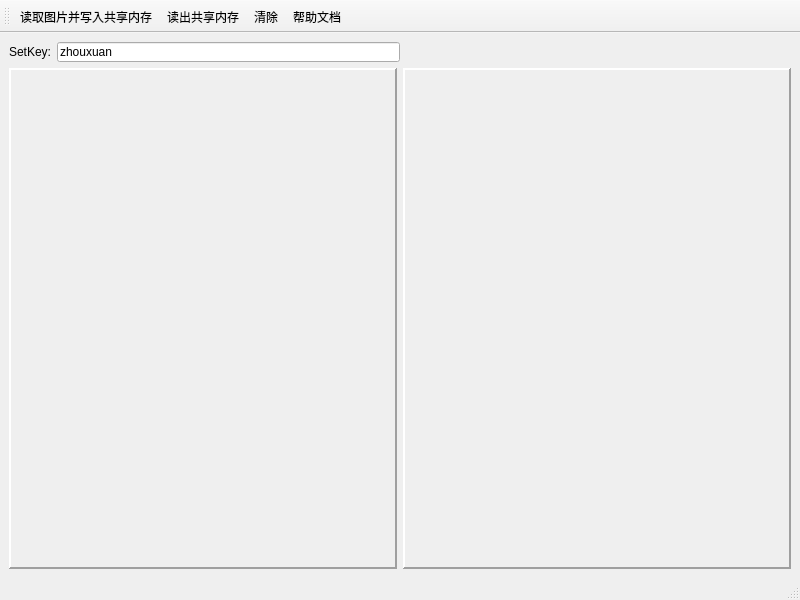
<?xml version="1.0" encoding="UTF-8"?>
<ui version="4.0">
 <class>MainWindow</class>
 <widget class="QMainWindow" name="MainWindow">
  <property name="geometry">
   <rect>
    <x>0</x>
    <y>0</y>
    <width>800</width>
    <height>600</height>
   </rect>
  </property>
  <property name="minimumSize">
   <size>
    <width>800</width>
    <height>600</height>
   </size>
  </property>
  <property name="windowTitle">
   <string>MainWindow</string>
  </property>
  <widget class="QWidget" name="centralwidget">
   <layout class="QVBoxLayout" name="verticalLayout">
    <item>
     <layout class="QHBoxLayout" name="horizontalLayout_2">
      <property name="sizeConstraint">
       <enum>QLayout::SetMinimumSize</enum>
      </property>
      <item>
       <layout class="QHBoxLayout" name="horizontalLayout">
        <property name="sizeConstraint">
         <enum>QLayout::SetMinimumSize</enum>
        </property>
        <item>
         <widget class="QLabel" name="label">
          <property name="maximumSize">
           <size>
            <width>16777215</width>
            <height>30</height>
           </size>
          </property>
          <property name="text">
           <string>SetKey:</string>
          </property>
         </widget>
        </item>
        <item>
         <widget class="QLineEdit" name="key_lineEdit">
          <property name="sizePolicy">
           <sizepolicy hsizetype="Expanding" vsizetype="Minimum">
            <horstretch>0</horstretch>
            <verstretch>0</verstretch>
           </sizepolicy>
          </property>
          <property name="maximumSize">
           <size>
            <width>16777215</width>
            <height>20</height>
           </size>
          </property>
          <property name="text">
           <string>zhouxuan</string>
          </property>
         </widget>
        </item>
       </layout>
      </item>
      <item>
       <spacer name="horizontalSpacer">
        <property name="orientation">
         <enum>Qt::Horizontal</enum>
        </property>
        <property name="sizeType">
         <enum>QSizePolicy::Expanding</enum>
        </property>
        <property name="sizeHint" stdset="0">
         <size>
          <width>40</width>
          <height>20</height>
         </size>
        </property>
       </spacer>
      </item>
     </layout>
    </item>
    <item>
     <layout class="QHBoxLayout" name="horizontalLayout_3">
      <property name="sizeConstraint">
       <enum>QLayout::SetMaximumSize</enum>
      </property>
      <item>
       <widget class="QFrame" name="src_frame">
        <property name="frameShape">
         <enum>QFrame::Panel</enum>
        </property>
        <property name="frameShadow">
         <enum>QFrame::Raised</enum>
        </property>
        <property name="lineWidth">
         <number>2</number>
        </property>
        <layout class="QGridLayout" name="gridLayout">
         <item row="0" column="0">
          <widget class="QLabel" name="src_label">
           <property name="text">
            <string/>
           </property>
          </widget>
         </item>
        </layout>
       </widget>
      </item>
      <item>
       <widget class="QFrame" name="dst_frame">
        <property name="frameShape">
         <enum>QFrame::Panel</enum>
        </property>
        <property name="frameShadow">
         <enum>QFrame::Raised</enum>
        </property>
        <property name="lineWidth">
         <number>2</number>
        </property>
        <layout class="QGridLayout" name="gridLayout_2">
         <item row="0" column="0">
          <widget class="QLabel" name="dst_label">
           <property name="text">
            <string/>
           </property>
          </widget>
         </item>
        </layout>
       </widget>
      </item>
     </layout>
    </item>
   </layout>
  </widget>
  <widget class="QMenuBar" name="menubar">
   <property name="geometry">
    <rect>
     <x>0</x>
     <y>0</y>
     <width>800</width>
     <height>26</height>
    </rect>
   </property>
  </widget>
  <widget class="QStatusBar" name="statusbar"/>
  <widget class="QToolBar" name="toolBar">
   <property name="windowTitle">
    <string>toolBar</string>
   </property>
   <property name="iconSize">
    <size>
     <width>50</width>
     <height>50</height>
    </size>
   </property>
   <attribute name="toolBarArea">
    <enum>TopToolBarArea</enum>
   </attribute>
   <attribute name="toolBarBreak">
    <bool>false</bool>
   </attribute>
   <addaction name="write_action"/>
   <addaction name="read_action"/>
   <addaction name="clear_action"/>
   <addaction name="help_action"/>
  </widget>
  <action name="read_action">
   <property name="icon">
    <iconset>
     <normaloff>:/Image/arrow-up-circle.png</normaloff>:/Image/arrow-up-circle.png</iconset>
   </property>
   <property name="text">
    <string>读出共享内存</string>
   </property>
   <property name="toolTip">
    <string>读出共享内存</string>
   </property>
  </action>
  <action name="write_action">
   <property name="icon">
    <iconset>
     <normaloff>:/Image/picture.png</normaloff>:/Image/picture.png</iconset>
   </property>
   <property name="text">
    <string>读取图片并写入共享内存</string>
   </property>
   <property name="toolTip">
    <string>读取图片并写入共享内存</string>
   </property>
  </action>
  <action name="help_action">
   <property name="icon">
    <iconset>
     <normaloff>:/Image/help-filling.png</normaloff>:/Image/help-filling.png</iconset>
   </property>
   <property name="text">
    <string>帮助文档</string>
   </property>
   <property name="toolTip">
    <string>帮助文档</string>
   </property>
  </action>
  <action name="clear_action">
   <property name="icon">
    <iconset>
     <normaloff>:/Image/ashbin.png</normaloff>:/Image/ashbin.png</iconset>
   </property>
   <property name="text">
    <string>清除</string>
   </property>
   <property name="toolTip">
    <string>清除</string>
   </property>
  </action>
 </widget>
 <resources/>
 <connections/>
</ui>
